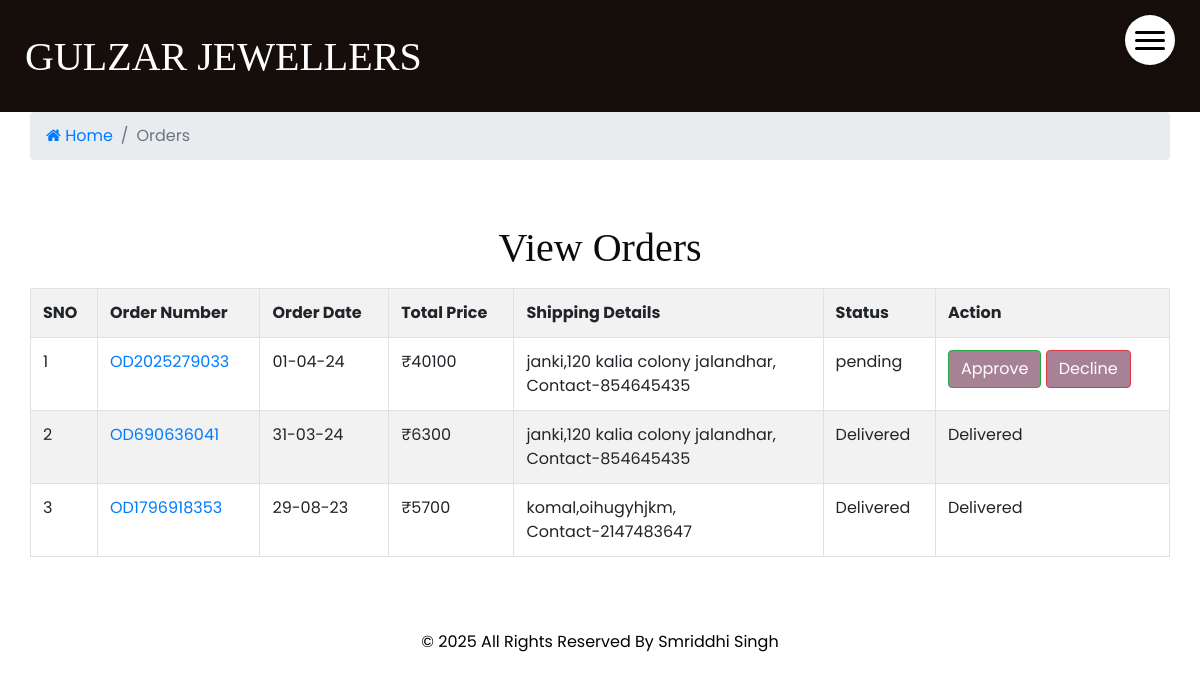
Screenshot of /viewbooking.php (signed in) with the database file from the repository.
### tables this page shows
CREATE TABLE `order` (
  `id` int(9) NOT NULL,
  `name` varchar(100) NOT NULL,
  `email` varchar(200) NOT NULL,
  `address` longtext NOT NULL,
  `contact` int(9) NOT NULL,
  `orderno` varchar(300) NOT NULL,
  `totalprice` int(9) NOT NULL,
  `orderdate` varchar(100) NOT NULL,
  `status` varchar(100) NOT NULL DEFAULT 'pending',
  `created_at` timestamp NOT NULL DEFAULT current_timestamp()
);

### viewbooking.php (the view, shortened to what this page needs)
<?php
include("adminheader.php");
?>
<div class="breadcrumb-area">
        <div class="container">
            <div class="row">
                <div class="col-12">
                    <nav aria-label="breadcrumb">
                        <ol class="breadcrumb">
                            <li class="breadcrumb-item"><a href="adminindex.php"><i class="fa fa-home"></i> Home</a></li>
                            <li class="breadcrumb-item active" aria-current="page">Orders</li>
                        </ol>
                    </nav>
                </div>
            </div>
        </div>
    </div>
<div class="container my-5">
        <h1 class="text-center my-3">View Orders</h1>
        <table class="table table-bordered table-hover table-striped">
            <tr>
                <th>SNO</th>
                <th>Order Number</th>
                <th>Order Date </th>
				<th>Total Price </th>
				<th>Shipping Details </th>
				<th>Status </th>
                <th>Action</th>
            </tr>
            <?php
                include("config.php");
                $query="SELECT * from `order` order by `id` desc";
                $result=mysqli_query($connect,$query);
                $sno=1;
               while($data=mysqli_fetch_array($result)){
                ?>
                <tr>
                    <td><?php echo $sno;?></td>
                    <td><a href="order_details_admin.php?orderno=<?php echo $data['orderno']?>"><?php echo $data['orderno']?></a></td>
					<td><?php echo $data['orderdate']?></td>
                    <td>&#8377;<?php echo $data['totalprice']?></td>
                    <td><?php echo $data['name'].",".$data['address'].",<br> Contact-". $data['contact']?></td>
					<td><?php echo $data['status']?></td>
                    <td>
                        <form method="post">
                        <?php
                        if($data['status']=='pending' ||$data['status']=='Pending'){
                            ?>
                            <button class="btn btn-success" name="btn">Approve</button>
                            <button class="btn btn-danger" name="decline">Decline</button>
                            <?php
                        }
                        else if($data['status']=='Approve'){
                            ?>
                            <input type="hidden" name="status" value="Packed">
                            <button class="btn btn-primary" name="btn">Packed</button>
                            <?php
                        }
                        else if($data['status']=='Packed'){
                            ?>
                            <input type="hidden" name="status" value="Shipped">
                            <button class="btn btn-primary" name="btn">Shipped</button>
                            <?php
                        }
                        else if($data['status']=='Shipped'){
                            ?>
                            <input type="hidden" name="status" value="Delivered">
                            <button class="btn btn-primary" name="btn">Delivered</button>
                            <?php
                        }
                        else{
                            echo $data['status'];
                        }
                        ?>
                        </form>
                    </td>
                </tr>
            <?php
            $sno++;
            }
            ?>
        </table>
    </div>
<?php
include("footer.php")
?>

### css/style.css (style rules this page uses)
body { font-family: "Poppins", sans-serif; color: #0c0c0c; background-color: #ffffff; overflow-x: hidden; }
li { list-style: none; }
h1, h2 { font-family: 'Playfair Display', serif; }
a, a:hover, a:focus { text-decoration: none; }
.btn, .btn:focus { outline: none !important; -webkit-box-shadow: none; box-shadow: none; }
.btn { background-color: #A78295 !important; }

### css/responsive.css (style rules this page uses)
@media (min-width: 1200px) { .container { max-width: 1170px; } }

### rows the page displays
order: orderno "OD2025279033", orderdate "01-04-24", totalprice "40100", name "janki", address "120 kalia colony jalandhar", contact "854645435", status "pending", shows "Approve"
order: orderno "OD690636041", orderdate "31-03-24", totalprice "6300", name "janki", address "120 kalia colony jalandhar", contact "854645435", status "Delivered"
order: orderno "OD1796918353", orderdate "29-08-23", totalprice "5700", name "komal", address "oihugyhjkm", contact "2147483647", status "Delivered"
